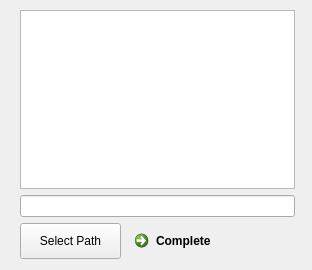
<?xml version="1.0" encoding="UTF-8"?>
<ui version="4.0">
 <class>Dialog_select</class>
 <widget class="QDialog" name="Dialog_select">
  <property name="geometry">
   <rect>
    <x>0</x>
    <y>0</y>
    <width>312</width>
    <height>270</height>
   </rect>
  </property>
  <property name="minimumSize">
   <size>
    <width>312</width>
    <height>270</height>
   </size>
  </property>
  <property name="maximumSize">
   <size>
    <width>312</width>
    <height>270</height>
   </size>
  </property>
  <property name="windowTitle">
   <string>Dialog</string>
  </property>
  <property name="layoutDirection">
   <enum>Qt::LeftToRight</enum>
  </property>
  <widget class="QWidget" name="">
   <property name="geometry">
    <rect>
     <x>20</x>
     <y>10</y>
     <width>275</width>
     <height>249</height>
    </rect>
   </property>
   <layout class="QGridLayout" name="gridLayout">
    <item row="0" column="0" colspan="2">
     <widget class="QListWidget" name="listWidget"/>
    </item>
    <item row="2" column="0" colspan="2">
     <widget class="QLineEdit" name="lineEdit"/>
    </item>
    <item row="3" column="1">
     <widget class="QCommandLinkButton" name="commandLinkButton_go">
      <property name="layoutDirection">
       <enum>Qt::RightToLeft</enum>
      </property>
      <property name="text">
       <string>Complete</string>
      </property>
     </widget>
    </item>
    <item row="3" column="0">
     <widget class="QPushButton" name="pushButton_select">
      <property name="sizePolicy">
       <sizepolicy hsizetype="Minimum" vsizetype="Preferred">
        <horstretch>0</horstretch>
        <verstretch>0</verstretch>
       </sizepolicy>
      </property>
      <property name="text">
       <string>Select Path</string>
      </property>
     </widget>
    </item>
   </layout>
  </widget>
 </widget>
 <resources/>
 <connections/>
</ui>
